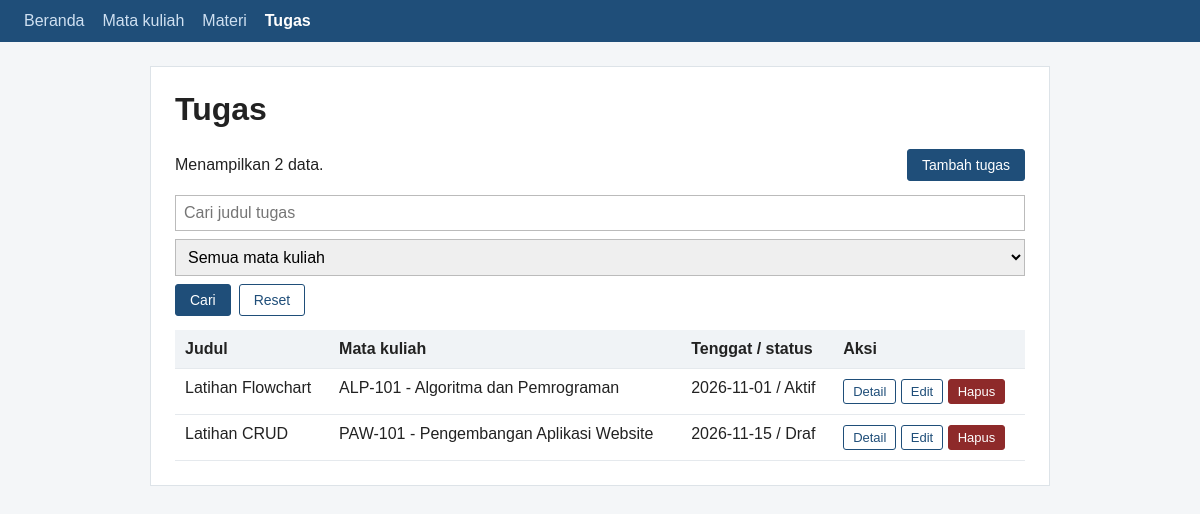
/tugas.php, run on the app's committed database.
### tables this page shows
CREATE TABLE tugas (
  id             INT UNSIGNED AUTO_INCREMENT PRIMARY KEY,
  mata_kuliah_id INT UNSIGNED NOT NULL,
  judul          VARCHAR(150) NOT NULL,
  instruksi      TEXT NOT NULL,
  tenggat        DATE NOT NULL,
  status         VARCHAR(20) NOT NULL,
  FOREIGN KEY (mata_kuliah_id) REFERENCES mata_kuliah(id) ON DELETE RESTRICT
);

CREATE TABLE mata_kuliah (
  id       INT UNSIGNED AUTO_INCREMENT PRIMARY KEY,
  kode     VARCHAR(20)  NOT NULL UNIQUE,
  nama     VARCHAR(100) NOT NULL,
  dosen    VARCHAR(100) NOT NULL,
  semester TINYINT UNSIGNED NOT NULL
);

### fungsi.php (called while the page is built, shortened)
<?php
function e($teks) {
    return htmlspecialchars((string)$teks, ENT_QUOTES, 'UTF-8');
}
function teks($sumber, $kunci) {
    $v = $sumber[$kunci] ?? '';
    return is_string($v) ? trim($v) : '';
}

### tugas.php (the view, shortened to what this page needs)
<?php
require 'fungsi.php';
require 'koneksi.php';
require 'layout.php';
    ?>
    <?php
$q  = teks($_GET, 'q');
$sql = 'SELECT t.id, t.judul, t.tenggat, t.status, k.kode, k.nama AS mk_nama
        FROM tugas t JOIN mata_kuliah k ON k.id = t.mata_kuliah_id WHERE 1 = 1';
$sql .= ' ORDER BY t.tenggat';
$s = $conn->prepare($sql);
$s->execute();
$baris = $s->get_result()->fetch_all(MYSQLI_ASSOC);
tampil_header('Tugas', 'tugas.php');
?>
<h1>Tugas</h1>
<div class="baris"><span>Menampilkan <?= count($baris) ?> data.</span>
  <a class="btn utama" href="tugas.php?aksi=tambah">Tambah tugas</a></div>
<form class="cari" method="get" action="tugas.php">
  <input type="text" name="q" placeholder="Cari judul tugas" value="<?= e($q) ?>">
  <select name="mk">
    <option value="">Semua mata kuliah</option>
  </select>
  <button class="btn utama" type="submit">Cari</button>
  <a class="btn" href="tugas.php">Reset</a>
</form>
<?php if (!$baris): ?>
  <div class="kosong">Data tidak ditemukan.</div>
<?php else: ?>
<table>
  <tr><th>Judul</th><th>Mata kuliah</th><th>Tenggat / status</th><th>Aksi</th></tr>
  <?php foreach ($baris as $r): ?>
  <tr>
    <td><?= e($r['judul']) ?></td>
    <td><?= e($r['kode']) ?> - <?= e($r['mk_nama']) ?></td>
    <td><?= e($r['tenggat']) ?> / <?= e($r['status']) ?></td>
    <td>
      <a class="btn kecil" href="tugas.php?aksi=detail&amp;id=<?= (int)$r['id'] ?>">Detail</a>
      <a class="btn kecil" href="tugas.php?aksi=edit&amp;id=<?= (int)$r['id'] ?>">Edit</a>
      <a class="btn kecil bahaya" href="tugas.php?aksi=hapus&amp;id=<?= (int)$r['id'] ?>">Hapus</a>
    </td>
  </tr>
  <?php endforeach; ?>
</table>
<?php endif; ?>
<?php tampil_footer();

### layout.php (shortened to what this page needs)
<?php
function tampil_header($judul, $aktif = '')
{
    $menu = [
        'index.php'       => 'Beranda',
        'mata_kuliah.php' => 'Mata kuliah',
        'materi.php'      => 'Materi',
        'tugas.php'       => 'Tugas',
    ];
    ?>
<!DOCTYPE html>
<html lang="id">
<head>
    <link rel="stylesheet" href="style.css">
</head>
<body>
    <nav>
        <?php foreach ($menu as $file => $label): ?>
            <a href="<?= e($file) ?>"<?= $file === $aktif ? ' class="aktif"' : '' ?>><?= e($label) ?></a>
        <?php endforeach; ?>
    </nav>
    <main class="kartu">
    <?php
}
function tampil_footer()
{
    ?>
    </main>
</body>
</html>
    <?php
}

### style.css (style rules this page uses)
* { box-sizing: border-box; }
body { margin: 0; font-family: Arial, Helvetica, sans-serif; background: #f4f6f8; color: #222; }
h1 { margin-top: 0; }
nav { display: flex; flex-wrap: wrap; gap: 18px; padding: 12px 24px; background: #1f4e79; }
nav a { color: #cfe0f1; text-decoration: none; }
nav a.aktif, nav a:hover { color: #fff; font-weight: bold; }
.kartu { max-width: 900px; margin: 24px auto; padding: 24px; background: #fff; border: 1px solid #dde3e8; }
table { width: 100%; margin-top: 12px; border-collapse: collapse; }
th, td { padding: 10px; text-align: left; vertical-align: top; border-bottom: 1px solid #e5e9ed; }
th { background: #f0f3f6; }
.btn { display: inline-block; padding: 7px 14px; font-size: 14px; color: #1f4e79; background: #fff; border: 1px solid #1f4e79; border-radius: 3px; text-decoration: none; cursor: pointer; }
.btn.utama { color: #fff; background: #1f4e79; }
.btn.bahaya { color: #fff; background: #8e2a2a; border-color: #8e2a2a; }
.btn.kecil { padding: 4px 9px; font-size: 13px; }
.baris { display: flex; flex-wrap: wrap; justify-content: space-between; align-items: center; gap: 8px; }
input[type=text], input[type=date], input[type=number], select, textarea { width: 100%; padding: 9px; font: inherit; border: 1px solid #bbb; }
.cari { display: flex; flex-wrap: wrap; gap: 8px; margin: 14px 0; }
.cari input, .cari select { padding: 8px; border: 1px solid #bbb; }
.cari input { flex: 1; min-width: 160px; }

### data on the page
tugas: judul "Latihan Flowchart", mata_kuliah.kode "ALP-101", mata_kuliah.nama "Algoritma dan Pemrograman", tenggat "2026-11-01", status "Aktif"
tugas: judul "Latihan CRUD", mata_kuliah.kode "PAW-101", mata_kuliah.nama "Pengembangan Aplikasi Website", tenggat "2026-11-15", status "Draf"

### other printed values
$label "Beranda"
$label "Mata kuliah"
$label "Materi"
$label "Tugas"
count($baris) "2"
